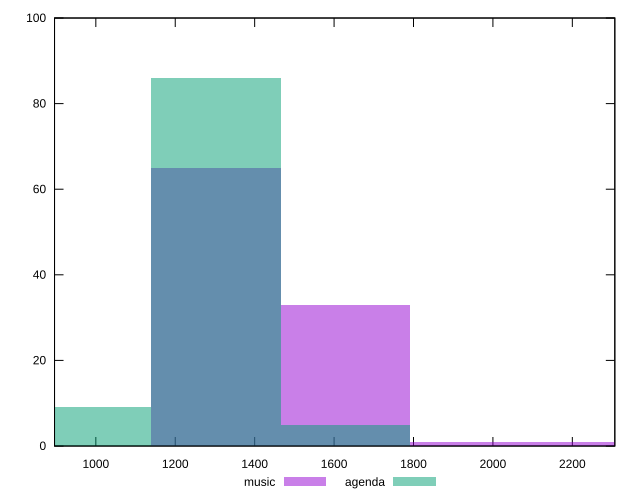

Recreate this plot in gnuplot.
reset

$music <<EOF
1628.818099618737 33
1954.5817195424843 1
1303.0544796949896 65
2280.345339466232 1
EOF

$agenda <<EOF
1628.818099618737 5
977.2908597712421 9
1303.0544796949896 86
EOF

set key outside below
set boxwidth 325.7636199237474
set xrange [896:2307]
set yrange [0:100]
set trange [0:100]
set style fill transparent solid 0.5 noborder
set terminal svg size 640, 500 enhanced background rgb 'white'
set output "reports/report_00028_2021-02-24T12-49-42.674Z/uses-rel-preload/comparison/histogram/0_vs_1.svg"

plot $music title "music" with boxes, \
     $agenda title "agenda" with boxes

reset
